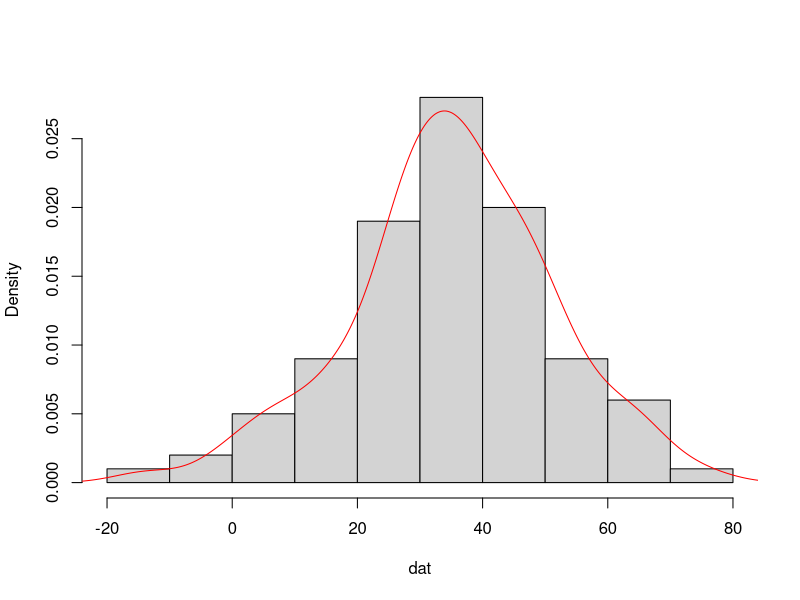
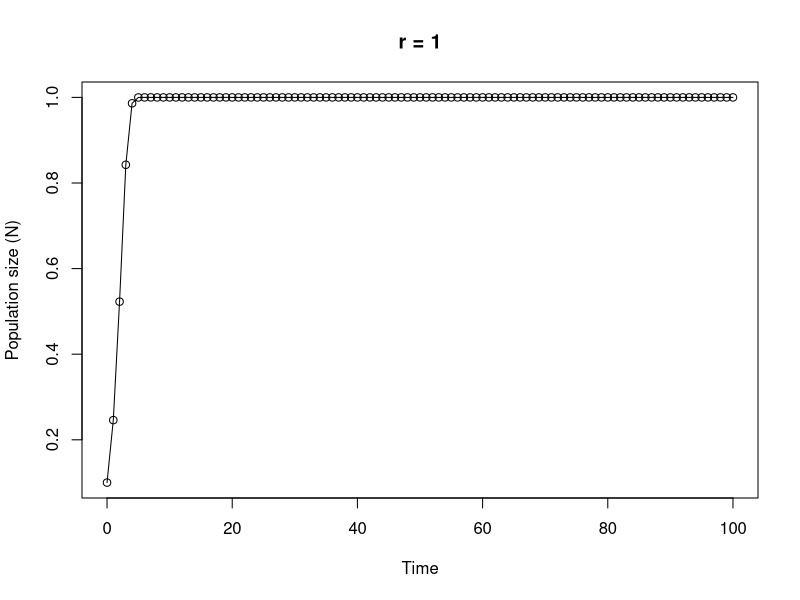

Write R code to recreate these figures, in order.
## ----Q1, results = 'asis'-----------------------------------------------------------------------------------------------------------------------

# area of a circle
# the equation to calculate the area of a circle is pi * radius^2

circle.area <- function(d){ 
	pi * (d/2)^2
}

# to use your new function

circle.area(10)
# [1] 78.53982

# to test on a vector of diameters
# first create a vector with diameters ranging from 0 to 50 in steps of 10

cir.diam <- seq(from = 0, to = 50, by = 10)

# test your function

circle.area(cir.diam)
# [1]    0.00000   78.53982  314.15927  706.85835 1256.63706 1963.49541


## ----Q2, tidy = TRUE----------------------------------------------------------------------------------------------------------------------------

far.cent <- function(a){
	val <- (a-32)*5/9
	print(paste("Fahrenheit: ", round(a, digits = 3), "oF",sep = " "), quote = FALSE)# round 3dp
	print(paste("Centigrade: ", round(val, digits = 3), "oC", sep = " "), quote = FALSE)# round 3dp
}

# alternative Fahrenheit to centigrade using cat function

far.cent2 <- function(a){
	val <- (a - 32) * 5/9	#calculation
	cat("Fahrenheit: ", round(a, digits = 3), "oF", "\n")   # use cat function
	cat("Centigrade: ", round(val, digits = 3), "oC", "\n")   
}



## ----Q3-----------------------------------------------------------------------------------------------------------------------------------------

# Create a vector of normally distributed data
# length 100, mean 35 and standard deviation of 29

vals <- rnorm(100, 35, 15)	# create some norm dist data mean 35, sd = 15

summary.fun <- function(dat){
	mymean <- round(mean(dat), digits = 4)      	# calc mean
	mymedian <- round(median(dat), digits = 4)    # calc median
	mymin <- round(min(dat), digits = 4)          # calc min
	mymax <- round(max(dat), digits = 4)          # calc max
	print(paste("mean:", mymean, sep = " "), quote = FALSE)     # print mean
	print(paste("median:", mymedian, sep = " "), quote = FALSE)     # print median
	print(paste("range:", "from:", mymin, "to", mymax, sep = " "), quote = FALSE) 
	dens <- density(dat)                          # estimate density curve
	hist(dat, main = "",type = "l",freq = FALSE)  # plot histogram
	lines(dens, lty = 1, col = "red")             # plot density curve
}

# use the function
summary.fun(vals)


## ----Q4-----------------------------------------------------------------------------------------------------------------------------------------

# calculate a median

ourmedian <- function(x){
	n <- length(x)
	if (n %% 2 == 1)      # odd numbers
	  sort(x)[(n + 1)/2]  # find the middle number by adding 1 to length and div 2
	else {                # even numbers
	  middletwo <- sort(x)[(n/2) + 0:1]   #find the two middle numbers
	  mean(middletwo)
	  }
}

# use the function
mydat <- sample(1:50, size = 10, replace = TRUE )

# our function
ourmedian(mydat)

# R median function
median(mydat)


## ----Q5, tidy = TRUE----------------------------------------------------------------------------------------------------------------------------

# function to simulate Ricker model

Ricker.model <- function(nzero, r, time, K=1){     # sets initial parameters
  N <- numeric(time + 1)    # creates a real vector of length time+1 to store values of Nt+1
  N[1] <- nzero             # sets initial population size in first element of N
  for (i in 1:time) {				# loops over time
      N[i+1] <- N[i]*exp(r*(1 - N[i]/K))    
  }
  Time <- 0:time   					 # creates vector for x axis
  plot(Time, N, type = "o", xlim = c(0, time), xlab = "Time", ylab = "Population size (N)", main = paste("r =", r, sep=" "))   # plots     output
}

# To run
# play around with the different parameters, especially r
Ricker.model(nzero=0.1,r=1,time=100)


